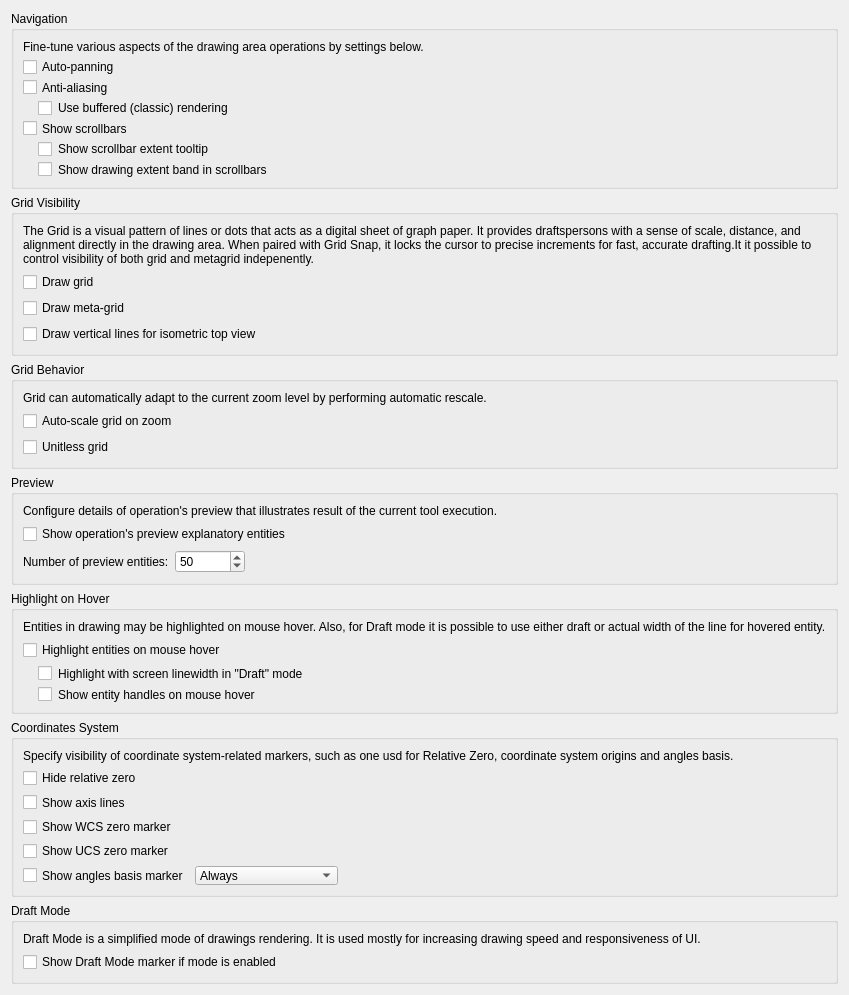
<?xml version="1.0" encoding="UTF-8"?>
<ui version="4.0">
 <class>LC_SettingsPageDraftingBehaviorGeneral</class>
 <widget class="QWidget" name="LC_SettingsPageDraftingBehaviorGeneral">
  <property name="geometry">
   <rect>
    <x>0</x>
    <y>0</y>
    <width>849</width>
    <height>984</height>
   </rect>
  </property>
  <layout class="QVBoxLayout" name="mainLayout">
   <item>
    <widget class="QGroupBox" name="gbNavigation">
     <property name="title">
      <string>Navigation</string>
     </property>
     <layout class="QGridLayout" name="gridLayout_2">
      <item row="6" column="1">
       <spacer name="horizontalSpacer_2">
        <property name="orientation">
         <enum>Qt::Orientation::Horizontal</enum>
        </property>
        <property name="sizeHint" stdset="0">
         <size>
          <width>0</width>
          <height>0</height>
         </size>
        </property>
       </spacer>
      </item>
      <item row="1" column="0">
       <widget class="QCheckBox" name="cb_autopanning">
        <property name="toolTip">
         <string>Auto Panning

If selected, drawing will be panned automatically 
if the mouse is near drawing view boundaries.</string>
        </property>
        <property name="text">
         <string>Auto-panning</string>
        </property>
       </widget>
      </item>
      <item row="0" column="0" colspan="2">
       <widget class="QLabel" name="label">
        <property name="text">
         <string>Fine-tune various aspects of the drawing area operations by settings below.</string>
        </property>
        <property name="wordWrap">
         <bool>true</bool>
        </property>
       </widget>
      </item>
      <item row="5" column="0">
       <widget class="QCheckBox" name="cbScrollBarsDrawingExtentTooltip">
        <property name="toolTip">
         <string>Scrollbar Tooltip

Show coordinate tooltips when hovering over scrollbar bands. 
Tooltip provides information about visible and drawings area.</string>
        </property>
        <property name="styleSheet">
         <string notr="true">margin-left:15px;</string>
        </property>
        <property name="text">
         <string>Show scrollbar extent tooltip</string>
        </property>
       </widget>
      </item>
      <item row="6" column="0">
       <widget class="QCheckBox" name="cbScrollBarsDrawingExtent">
        <property name="toolTip">
         <string>Visual Extent

Display visual drawing extent band within scrollbars.
That extent identifies where drawing area is located. </string>
        </property>
        <property name="styleSheet">
         <string notr="true">margin-left:15px;</string>
        </property>
        <property name="text">
         <string>Show drawing extent band in scrollbars</string>
        </property>
       </widget>
      </item>
      <item row="2" column="0">
       <widget class="QCheckBox" name="cb_antialiasing">
        <property name="toolTip">
         <string>Anti-Aliased Drawing

If checked, objects will be painted smoother due to anti-aliasing.
</string>
        </property>
        <property name="text">
         <string>Anti-aliasing</string>
        </property>
       </widget>
      </item>
      <item row="4" column="0">
       <widget class="QCheckBox" name="cbShowScrollbars">
        <property name="toolTip">
         <string>Scrollbars Visibility

Defines whether  horizontal and vertical scrollbars
should be shown in graphic view. </string>
        </property>
        <property name="text">
         <string>Show scrollbars</string>
        </property>
       </widget>
      </item>
      <item row="3" column="0">
       <widget class="QCheckBox" name="cbClassicRendering">
        <property name="toolTip">
         <string>Buffered Rendering

If disabled,sequential painting algorithm is 
used that may deliver better antialiasing results.</string>
        </property>
        <property name="styleSheet">
         <string notr="true">margin-left:15px;</string>
        </property>
        <property name="text">
         <string>Use buffered (classic) rendering</string>
        </property>
       </widget>
      </item>
     </layout>
    </widget>
   </item>
   <item>
    <widget class="QGroupBox" name="groupBox">
     <property name="title">
      <string>Grid Visibility</string>
     </property>
     <layout class="QGridLayout" name="gridLayout_3">
      <item row="2" column="0">
       <widget class="QCheckBox" name="cbDrawMetaGrid">
        <property name="toolTip">
         <string>Meta-Grid Visibility

                      If checked, metagrid will be drawn as part of grid drawing.</string>
        </property>
        <property name="text">
         <string>Draw meta-grid</string>
        </property>
       </widget>
      </item>
      <item row="0" column="0">
       <widget class="QLabel" name="label_3">
        <property name="text">
         <string>The Grid is a visual pattern of lines or dots that acts as a digital sheet of graph paper. It provides draftspersons with a sense of scale, distance, and alignment directly in the drawing area. When paired with Grid Snap, it locks the cursor to precise increments for fast, accurate drafting.It it possible to control visibility of both grid and metagrid indepenently.</string>
        </property>
        <property name="wordWrap">
         <bool>true</bool>
        </property>
       </widget>
      </item>
      <item row="1" column="0">
       <widget class="QCheckBox" name="cbDrawGrid">
        <property name="toolTip">
         <string>Grid Visibility

                      If checked, grid wil be drawn</string>
        </property>
        <property name="text">
         <string>Draw grid</string>
        </property>
       </widget>
      </item>
      <item row="3" column="0">
       <widget class="QCheckBox" name="cbDrawVerticalForIsoTop">
        <property name="toolTip">
         <string>Isometric Top Grid

                      If unchecked, vertical line will not be drawn for &quot;Top&quot; isometric view</string>
        </property>
        <property name="text">
         <string>Draw vertical lines for isometric top view</string>
        </property>
       </widget>
      </item>
     </layout>
    </widget>
   </item>
   <item>
    <widget class="QGroupBox" name="gbGridBehavior">
     <property name="title">
      <string>Grid Behavior</string>
     </property>
     <layout class="QGridLayout" name="gridLayout">
      <item row="3" column="0" colspan="2">
       <widget class="QCheckBox" name="cbUnitlessGrid">
        <property name="toolTip">
         <string>Unitless Grid

If checked, grid will not be adjusted to current units of drawing
Interpret grid units as generic unitless values.</string>
        </property>
        <property name="text">
         <string>Unitless grid</string>
        </property>
       </widget>
      </item>
      <item row="1" column="0" colspan="2">
       <widget class="QCheckBox" name="cbScaleGrid">
        <property name="toolTip">
         <string>Grid Auto Scale

If checked, the grid will be scalled automatically</string>
        </property>
        <property name="text">
         <string>Auto-scale grid on zoom</string>
        </property>
       </widget>
      </item>
      <item row="2" column="2">
       <spacer name="horizontalSpacer">
        <property name="orientation">
         <enum>Qt::Orientation::Horizontal</enum>
        </property>
        <property name="sizeHint" stdset="0">
         <size>
          <width>0</width>
          <height>0</height>
         </size>
        </property>
       </spacer>
      </item>
      <item row="0" column="0" colspan="3">
       <widget class="QLabel" name="label_2">
        <property name="text">
         <string>Grid can automatically adapt to the current zoom level by performing automatic rescale.</string>
        </property>
        <property name="wordWrap">
         <bool>true</bool>
        </property>
       </widget>
      </item>
     </layout>
    </widget>
   </item>
   <item>
    <widget class="QGroupBox" name="groupBox_4">
     <property name="title">
      <string>Preview</string>
     </property>
     <layout class="QGridLayout" name="gridLayout_6">
      <item row="2" column="1">
       <widget class="QSpinBox" name="sbMaxPreview">
        <property name="toolTip">
         <string>Preview Limiting

If more entities in preview than specified, rect will be drawn instead of entities.</string>
        </property>
        <property name="specialValueText">
         <string>Show All</string>
        </property>
        <property name="minimum">
         <number>0</number>
        </property>
        <property name="maximum">
         <number>1000</number>
        </property>
        <property name="value">
         <number>50</number>
        </property>
       </widget>
      </item>
      <item row="2" column="0">
       <widget class="QLabel" name="lMaxPreview">
        <property name="text">
         <string>Number of preview entities:</string>
        </property>
        <property name="buddy">
         <cstring>sbMaxPreview</cstring>
        </property>
       </widget>
      </item>
      <item row="2" column="2">
       <spacer name="horizontalSpacer_4">
        <property name="orientation">
         <enum>Qt::Orientation::Horizontal</enum>
        </property>
        <property name="sizeHint" stdset="0">
         <size>
          <width>40</width>
          <height>20</height>
         </size>
        </property>
       </spacer>
      </item>
      <item row="1" column="0" colspan="3">
       <widget class="QCheckBox" name="cbDisplayRefPoints">
        <property name="sizePolicy">
         <sizepolicy hsizetype="Preferred" vsizetype="Preferred">
          <horstretch>0</horstretch>
          <verstretch>0</verstretch>
         </sizepolicy>
        </property>
        <property name="toolTip">
         <string>Explanatory Entities Visibility

Show additional operation's preview explanatory entities. 
Such entities are temporary and explains the logic of
entities creation or modification operation.</string>
        </property>
        <property name="text">
         <string>Show operation's preview explanatory entities </string>
        </property>
       </widget>
      </item>
      <item row="0" column="0" colspan="3">
       <widget class="QLabel" name="label_6">
        <property name="text">
         <string>Configure details of operation's preview that illustrates result of the current tool execution.</string>
        </property>
        <property name="wordWrap">
         <bool>true</bool>
        </property>
       </widget>
      </item>
     </layout>
    </widget>
   </item>
   <item>
    <widget class="QGroupBox" name="groupBox_2">
     <property name="title">
      <string>Highlight on Hover</string>
     </property>
     <layout class="QGridLayout" name="gridLayout_4">
      <item row="0" column="0">
       <widget class="QLabel" name="label_4">
        <property name="text">
         <string>Entities in drawing may be highlighted on mouse hover. Also, for Draft mode it is possible to use either draft or actual width of the line for hovered entity.</string>
        </property>
       </widget>
      </item>
      <item row="2" column="0">
       <widget class="QCheckBox" name="cbHighlightWIthLinewidthInDraft">
        <property name="sizePolicy">
         <sizepolicy hsizetype="Preferred" vsizetype="Preferred">
          <horstretch>0</horstretch>
          <verstretch>0</verstretch>
         </sizepolicy>
        </property>
        <property name="toolTip">
         <string>Hover in Draft Mode

If selected, entity will be highlighted in &quot;Draft&quot; mode
using entity's linewidth instead of draft mode line width.</string>
        </property>
        <property name="styleSheet">
         <string notr="true">margin-left:15px</string>
        </property>
        <property name="text">
         <string>Highlight with screen linewidth in &quot;Draft&quot; mode</string>
        </property>
       </widget>
      </item>
      <item row="1" column="0">
       <widget class="QCheckBox" name="cbVisualizeHovering">
        <property name="sizePolicy">
         <sizepolicy hsizetype="Preferred" vsizetype="Preferred">
          <horstretch>0</horstretch>
          <verstretch>0</verstretch>
         </sizepolicy>
        </property>
        <property name="toolTip">
         <string>Entity Hover

If selected, visualize the entity under the mouse cursor.</string>
        </property>
        <property name="text">
         <string>Highlight entities on mouse hover</string>
        </property>
       </widget>
      </item>
      <item row="3" column="0">
       <widget class="QCheckBox" name="cbShowRefPointsOnHovering">
        <property name="sizePolicy">
         <sizepolicy hsizetype="Preferred" vsizetype="Preferred">
          <horstretch>0</horstretch>
          <verstretch>0</verstretch>
         </sizepolicy>
        </property>
        <property name="toolTip">
         <string>Handle Visibility

If enabled, entity handles are highlighted on\n
hover (requires &quot;highlight entities on hover&quot; to be enabled)</string>
        </property>
        <property name="styleSheet">
         <string notr="true">margin-left:15px;</string>
        </property>
        <property name="text">
         <string>Show entity handles on mouse hover</string>
        </property>
       </widget>
      </item>
     </layout>
    </widget>
   </item>
   <item>
    <widget class="QGroupBox" name="groupBox_3">
     <property name="title">
      <string>Coordinates System</string>
     </property>
     <layout class="QGridLayout" name="gridLayout_5">
      <item row="4" column="0" colspan="2">
       <widget class="QCheckBox" name="cbShowUCSZeroMarker">
        <property name="toolTip">
         <string>UCS Marker Visibility

If selected, marker for the User Coordinate System (UCS)
will be shown in zero point of current UCS.</string>
        </property>
        <property name="text">
         <string>Show UCS zero marker</string>
        </property>
       </widget>
      </item>
      <item row="0" column="0" colspan="3">
       <widget class="QLabel" name="label_5">
        <property name="text">
         <string>Specify visibility of coordinate system-related markers, such as one usd for Relative Zero, coordinate system origins and angles basis.</string>
        </property>
        <property name="wordWrap">
         <bool>true</bool>
        </property>
       </widget>
      </item>
      <item row="5" column="1">
       <widget class="LC_ContentAdjustableComboBox" name="cbAnglesBaseShowPolicy">
        <property name="toolTip">
         <string>Angles Basis Maker Display Mode
                      Defines when to draw angle basis marker</string>
        </property>
        <item>
         <property name="text">
          <string>Always</string>
         </property>
        </item>
        <item>
         <property name="text">
          <string>Only for non-defaults</string>
         </property>
        </item>
       </widget>
      </item>
      <item row="5" column="2">
       <spacer name="horizontalSpacer_3">
        <property name="orientation">
         <enum>Qt::Orientation::Horizontal</enum>
        </property>
        <property name="sizeHint" stdset="0">
         <size>
          <width>0</width>
          <height>0</height>
         </size>
        </property>
       </spacer>
      </item>
      <item row="3" column="0" colspan="2">
       <widget class="QCheckBox" name="cbShowWCSZeroMarker">
        <property name="toolTip">
         <string>WCS Marker Visibility

If selected and ther there is custom
User Coordinate System applied,
the marker for World Coodinate
System (WCS) will be shown in zero
point of WCS.</string>
        </property>
        <property name="text">
         <string>Show WCS zero marker</string>
        </property>
       </widget>
      </item>
      <item row="1" column="0" colspan="2">
       <widget class="QCheckBox" name="cbHideRelativeZero">
        <property name="toolTip">
         <string>Relative Point Marker Visibility

If checked, relative zero crosshair marker will not be drawn.
Otherwise, one will be visible. Visibility of the marker does not
affect relative zero related operations. </string>
        </property>
        <property name="text">
         <string>Hide relative zero</string>
        </property>
       </widget>
      </item>
      <item row="5" column="0">
       <widget class="QCheckBox" name="cbAnglesMarkVisible">
        <property name="sizePolicy">
         <sizepolicy hsizetype="Preferred" vsizetype="Preferred">
          <horstretch>0</horstretch>
          <verstretch>0</verstretch>
         </sizepolicy>
        </property>
        <property name="toolTip">
         <string>Angles Basis Marker Visibility

If enabled, angles basis marker will be shown
in the orign of coordinates system</string>
        </property>
        <property name="text">
         <string>Show angles basis marker</string>
        </property>
       </widget>
      </item>
      <item row="2" column="0">
       <widget class="QCheckBox" name="cbShowAxisLines">
        <property name="toolTip">
         <string>Axis Lines Visibility

If selected, X and Y axis lines 
intersected in origin point will be 
rendered. Otherwise, no axis lines 
will be present.</string>
        </property>
        <property name="text">
         <string>Show axis lines</string>
        </property>
       </widget>
      </item>
     </layout>
    </widget>
   </item>
   <item>
    <widget class="QGroupBox" name="groupBox_5">
     <property name="title">
      <string>Draft Mode</string>
     </property>
     <layout class="QGridLayout" name="gridLayout_7">
      <item row="1" column="0">
       <widget class="QCheckBox" name="cbShowDraftModeMarker">
        <property name="sizePolicy">
         <sizepolicy hsizetype="Preferred" vsizetype="Preferred">
          <horstretch>0</horstretch>
          <verstretch>0</verstretch>
         </sizepolicy>
        </property>
        <property name="toolTip">
         <string>Draft Mode Visibility

If selected, in Draft mode a text label 
overlay will be drawn in view corners</string>
        </property>
        <property name="text">
         <string>Show Draft Mode marker if mode is enabled</string>
        </property>
       </widget>
      </item>
      <item row="0" column="0">
       <widget class="QLabel" name="label_7">
        <property name="text">
         <string>Draft Mode is a simplified mode of drawings rendering. It is used mostly for increasing drawing speed and responsiveness of UI. </string>
        </property>
        <property name="wordWrap">
         <bool>true</bool>
        </property>
       </widget>
      </item>
     </layout>
    </widget>
   </item>
   <item>
    <spacer name="verticalSpacer">
     <property name="orientation">
      <enum>Qt::Orientation::Vertical</enum>
     </property>
     <property name="sizeHint" stdset="0">
      <size>
       <width>0</width>
       <height>0</height>
      </size>
     </property>
    </spacer>
   </item>
  </layout>
 </widget>
 <customwidgets>
  <customwidget>
   <class>LC_ContentAdjustableComboBox</class>
   <extends>QComboBox</extends>
   <header location="global">lc_content_adjustable_combo_box.h</header>
  </customwidget>
 </customwidgets>
 <resources/>
 <connections/>
</ui>
